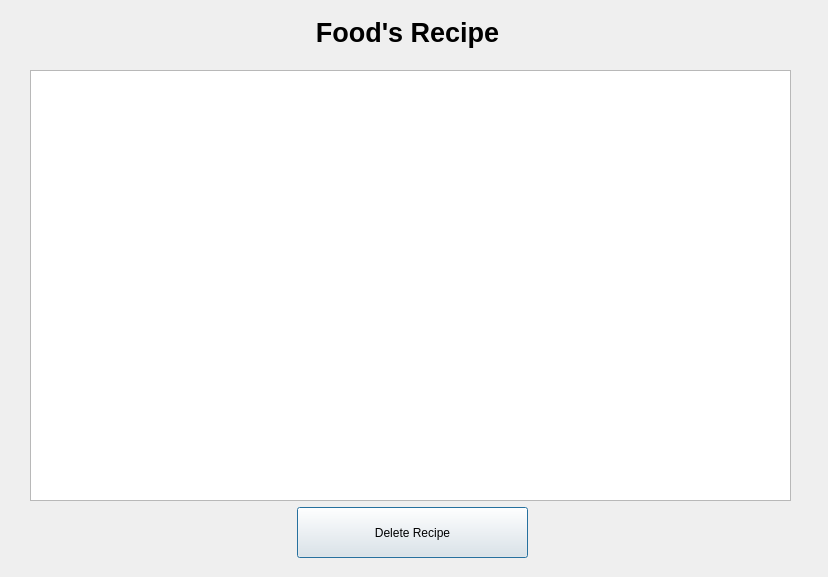
<?xml version="1.0" encoding="UTF-8"?>
<ui version="4.0">
 <class>RecipeWindow</class>
 <widget class="QDialog" name="RecipeWindow">
  <property name="geometry">
   <rect>
    <x>0</x>
    <y>0</y>
    <width>828</width>
    <height>577</height>
   </rect>
  </property>
  <property name="windowTitle">
   <string>Dialog</string>
  </property>
  <widget class="QPushButton" name="pushButton">
   <property name="geometry">
    <rect>
     <x>297</x>
     <y>507</y>
     <width>231</width>
     <height>51</height>
    </rect>
   </property>
   <property name="text">
    <string>Delete Recipe</string>
   </property>
  </widget>
  <widget class="QLabel" name="windowLabel">
   <property name="geometry">
    <rect>
     <x>297</x>
     <y>7</y>
     <width>221</width>
     <height>51</height>
    </rect>
   </property>
   <property name="font">
    <font>
     <pointsize>20</pointsize>
     <bold>true</bold>
    </font>
   </property>
   <property name="text">
    <string>Food's Recipe</string>
   </property>
   <property name="alignment">
    <set>Qt::AlignCenter</set>
   </property>
  </widget>
  <widget class="QPlainTextEdit" name="plainTextEdit">
   <property name="geometry">
    <rect>
     <x>30</x>
     <y>70</y>
     <width>761</width>
     <height>431</height>
    </rect>
   </property>
  </widget>
 </widget>
 <resources/>
 <connections/>
</ui>
